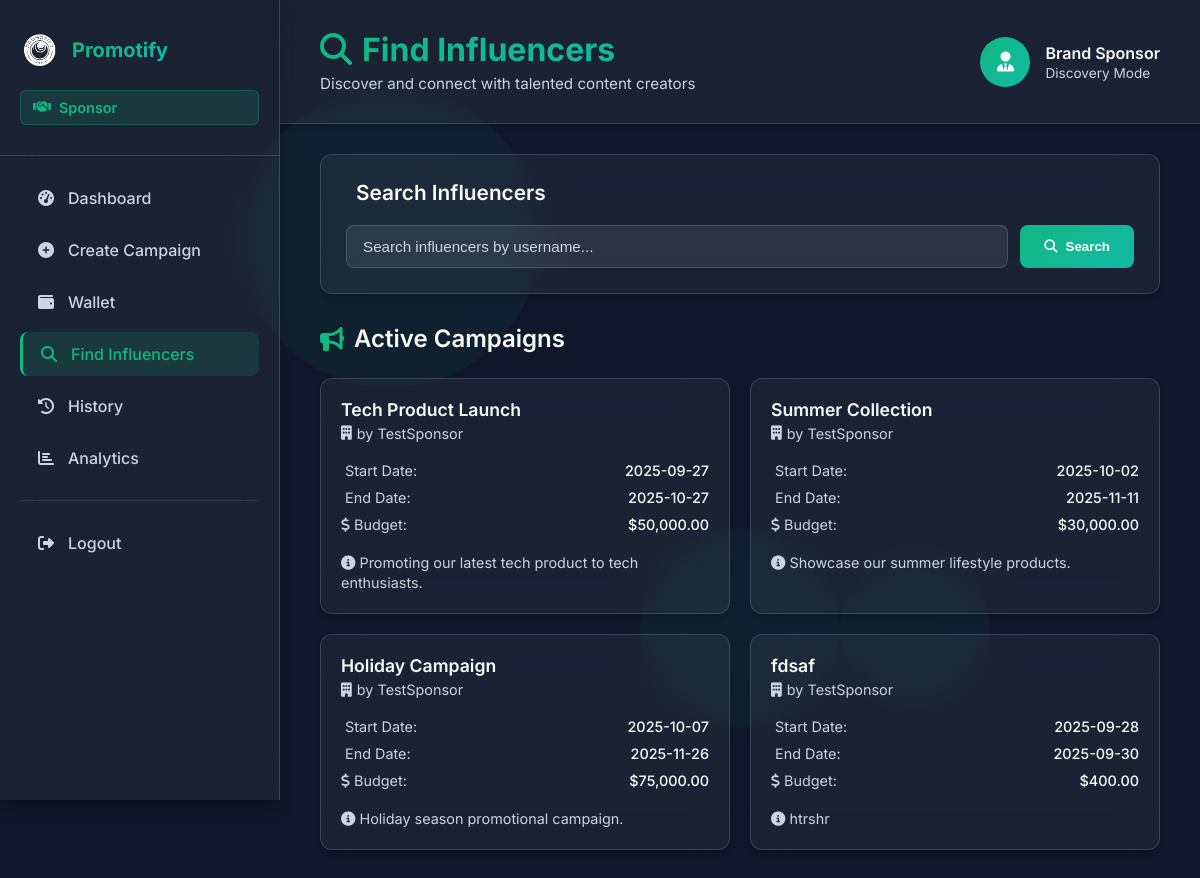
Screenshot of /sfind with the database file from the repository.
### models.py (models this page shows, shortened)
class Campaign(db.Model):
    id = db.Column(db.Integer, primary_key=True)
    sponsor_id = db.Column(db.Integer, db.ForeignKey('sponsor.id', ondelete='CASCADE'), nullable=False)
    name = db.Column(db.String(15), nullable=False)
    description = db.Column(db.Text, nullable=True)
    start_date = db.Column(db.Date, nullable=False)
    end_date = db.Column(db.Date, nullable=False)
    budget = db.Column(db.Float, nullable=False)
    status = db.Column(db.String(50))
    created_at = db.Column(db.DateTime, default=datetime.utcnow)
    sponsor = db.relationship('Sponsor', backref=db.backref('campaigns', lazy=True, cascade='all, delete-orphan'))
    influencers = db.relationship('Influencer', secondary='application',
                                  primaryjoin="and_(Campaign.id==Application.campaign_id, Application.status=='accepted')",
                                  backref=db.backref('accepted_campaigns', lazy='dynamic'))

class Sponsor(db.Model):
    id = db.Column(db.Integer, primary_key=True)
    username = db.Column(db.String(15), unique=True, nullable=False)
    email = db.Column(db.String(20), unique=True, nullable=False)
    password = db.Column(db.String(10), nullable=False)
    industry = db.Column(db.String(20), nullable=False)
    wallet_balance = db.Column(db.Float, default=0.0, nullable=False)
    date_joined = db.Column(db.DateTime, default=datetime.utcnow)

### routes.py (the view)
    @app.route('/sfind')
    def sfind():
        search_query = request.args.get('search', '')
        searched_influencer = None
        if search_query:
            searched_influencer = Influencer.query.filter_by(username=search_query).first()
        influencers = Influencer.query.all()
        campaigns = Campaign.query.filter(Campaign.end_date >= datetime.now().date()).all()
        return render_template('spon_find.html',
                               influencers=influencers,
                               campaigns=campaigns,
                               search_query=search_query,
                               searched_influencer=searched_influencer)

### templates/spon_find.html (shortened to what this page needs)
<!DOCTYPE html>
<html lang="en">
<head>
    <link rel="stylesheet" type="text/css" href="{{ url_for('static', filename='css/sfind.css') }}">
    <link rel="stylesheet" href="https://cdnjs.cloudflare.com/ajax/libs/font-awesome/6.4.0/css/all.min.css">
</head>
<body>
    <div class="background">
        <div class="shape shape-1"></div>
        <div class="shape shape-2"></div>
        <div class="shape shape-3"></div>
    </div>
    <aside class="sidebar">
        <div class="sidebar-header">
            <div class="logo">
                <img src="{{ url_for('static', filename='images/promotify.png') }}" alt="Promotify">
                <span class="logo-text">Promotify</span>
            </div>
            <div class="sponsor-badge">
                <i class="fas fa-handshake"></i>
                <span>Sponsor</span>
            </div>
        </div>
        <nav class="sidebar-nav">
            <ul>
                <li class="nav-item">
                    <a href="{{ url_for('spon_dash') }}" class="nav-link">
                        <i class="fas fa-tachometer-alt"></i>
                        <span>Dashboard</span>
                    </a>
                </li>
                <li class="nav-item">
                    <a href="{{ url_for('spon_camp') }}" class="nav-link">
                        <i class="fas fa-plus-circle"></i>
                        <span>Create Campaign</span>
                    </a>
                </li>
                <li class="nav-item">
                    <a href="{{ url_for('sponsor_wallet') }}" class="nav-link">
                        <i class="fas fa-wallet"></i>
                        <span>Wallet</span>
                    </a>
                </li>
                <li class="nav-item active">
                    <a href="#" class="nav-link">
                        <i class="fas fa-search"></i>
                        <span>Find Influencers</span>
                    </a>
                </li>
                <li class="nav-item">
                    <a href="{{ url_for('sponsor_history') }}" class="nav-link">
                        <i class="fas fa-history"></i>
                        <span>History</span>
                    </a>
                </li>
                <li class="nav-item">
                    <a href="{{ url_for('sstats') }}" class="nav-link">
                        <i class="fas fa-chart-bar"></i>
                        <span>Analytics</span>
                    </a>
                </li>
                <li class="nav-item logout">
                    <a href="{{ url_for('spon_logout') }}" class="nav-link">
                        <i class="fas fa-sign-out-alt"></i>
                        <span>Logout</span>
                    </a>
                </li>
            </ul>
        </nav>
    </aside>
    <main class="main-content">
        <header class="content-header">
            <div class="header-left">
                <h1><i class="fas fa-search"></i>Find Influencers</h1>
                <p class="header-subtitle">Discover and connect with talented content creators</p>
            </div>
            <div class="user-info">
                <div class="user-avatar">
                    <i class="fas fa-user-tie"></i>
                </div>
                <div class="user-details">
                    <span class="user-name">Brand Sponsor</span>
                    <span class="user-role">Discovery Mode</span>
                </div>
            </div>
        </header>
        <div class="content">
            <div class="search-section">
                <h2 class="search-title">
                    Search Influencers
                </h2>
                <form action="{{ url_for('sfind') }}" method="GET" class="search-form">
                    <input type="text" name="search" class="search-input" placeholder="Search influencers by username..." value="{{ search_query }}">
                    <button type="submit" class="search-btn">
                        <i class="fas fa-search"></i>
                        Search
                    </button>
                </form>
            </div>
            <h2 class="section-title">
                <i class="fas fa-bullhorn"></i>
                Active Campaigns
            </h2>
            {% if campaigns %}
                <div class="campaigns-grid">
                    {% for campaign in campaigns %}
                    <div class="campaign-card">
                        <div class="campaign-header">
                            <div class="campaign-name">{{ campaign.name }}</div>
                            <div class="campaign-sponsor">
                                <i class="fas fa-building"></i>
                                by {{ campaign.sponsor.username }}
                            </div>
                        </div>
                        <div class="campaign-details">
                            <div class="campaign-detail">
                                <span class="label"> Start Date:</span>
                                <span class="value">{{ campaign.start_date }}</span>
                            </div>
                            <div class="campaign-detail">
                                <span class="label"> End Date:</span>
                                <span class="value">{{ campaign.end_date }}</span>
                            </div>
                            <div class="campaign-detail">
                                <span class="label"><i class="fas fa-dollar-sign"></i> Budget:</span>
                                <span class="value">${{ "{:,.2f}".format(campaign.budget) }}</span>
                            </div>
                        </div>
                        {% if campaign.description %}
                        <div class="campaign-description">
                            <i class="fas fa-info-circle"></i>
                            {{ campaign.description }}
                        </div>
                        {% endif %}
                    </div>
                    {% endfor %}
                </div>
            {% else %}
                <div class="empty-state">
                    <i class="fas fa-bullhorn"></i>
                    <h3>No Active Campaigns</h3>
                    <p>There are currently no active campaigns available. Check back later for new opportunities!</p>
                </div>
            {% endif %}
        </div>
    </main>
</body>
</html>

### rows the page displays
Campaign: name "Tech Product Launch", sponsor.username "TestSponsor", start_date "2025-09-27", end_date "2025-10-27", budget "50,000.00", description "Promoting our latest tech product to tech enthusiasts."
Campaign: name "Summer Collection", sponsor.username "TestSponsor", start_date "2025-10-02", end_date "2025-11-11", budget "30,000.00", description "Showcase our summer lifestyle products."
Campaign: name "Holiday Campaign", sponsor.username "TestSponsor", start_date "2025-10-07", end_date "2025-11-26", budget "75,000.00", description "Holiday season promotional campaign."
Campaign: name "fdsaf", sponsor.username "TestSponsor", start_date "2025-09-28", end_date "2025-09-30", budget "400.00", description "htrshr"
